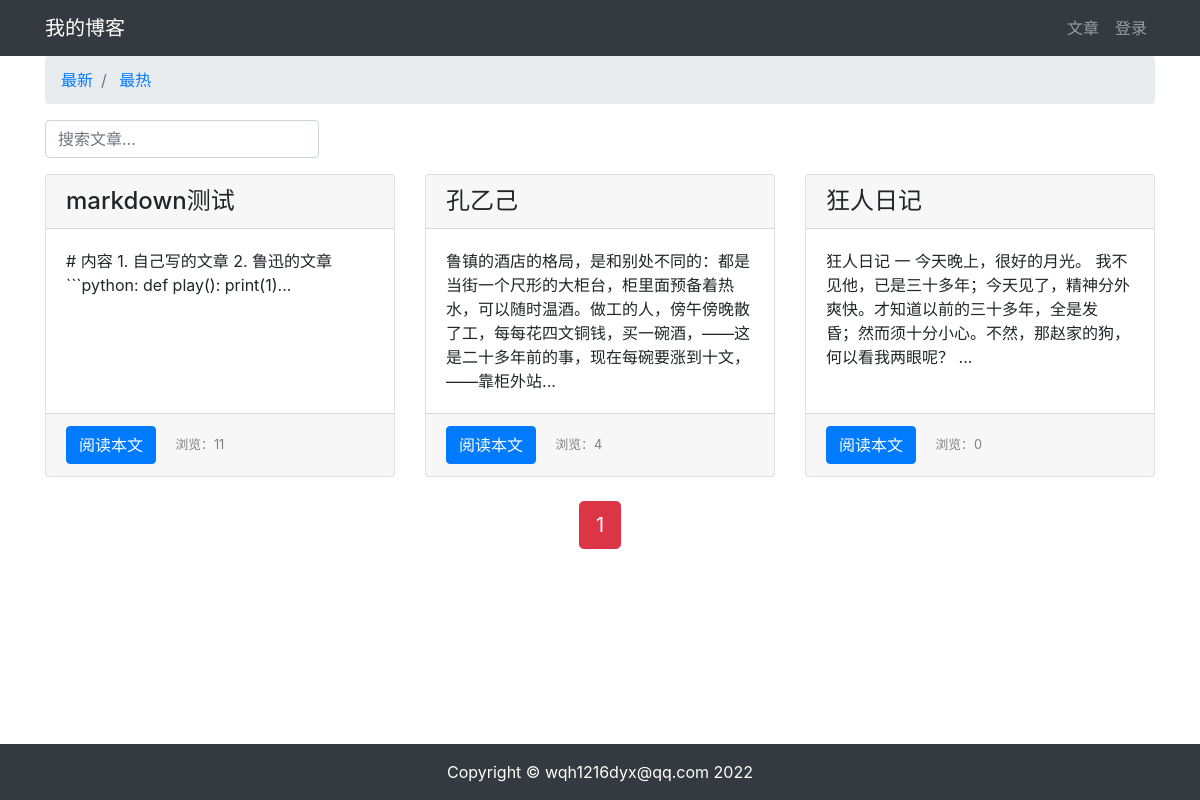
Page /article/article-list/ on the committed database.
### article/models.py (models this page shows, shortened)
class ArticlePost(models.Model):
    author = models.ForeignKey(User, on_delete=models.CASCADE)
    title = models.CharField(max_length=100)
    body = models.TextField()
    created = models.DateTimeField(default=timezone.now)
    updated = models.DateTimeField(auto_now=True)
    total_views = models.PositiveIntegerField(default=0)
    class Meta:
        ordering = ('-created', )

### article/views.py (the view)
# urls.py: path('article-list/', views.article_list, name='article_list'),
def article_list(request):
    search = request.GET.get('search')
    order = request.GET.get('order')
    if search:
        if order == 'total_views':
            articles_list = ArticlePost.objects.filter(
                Q(title__icontains=search) |
                Q(body__icontains=search)
            ).order_by('-total_views')
        else:
            articles_list = ArticlePost.objects.filter(
                Q(title__icontains=search) |
                Q(body__icontains=search)
            )
    else:
        search = ''
        if order == 'total_views':
            articles_list = ArticlePost.objects.all().order_by('-total_views')
        else:
            articles_list = ArticlePost.objects.all()
    paginator = Paginator(articles_list, 3)
    page = request.GET.get('page')
    articles = paginator.get_page(page)
    context = {'articles': articles, 'order': order, 'search': search}
    return render(request, 'article/list.html', context)

### templates/article/list.html (shortened to what this page needs)
<!DOCTYPE html>
{% extends "base.html" %}
{% load static %}
{% block content %}
    <div class="container">
        <nav aria-label="breadcrumb">
            <ol class="breadcrumb">
                <li class="breadcrumb-item">
                    <a href="{% url 'article:article_list' %}?search={{ search }}">
                        最新
                    </a>
                </li>
                <li class="breadcrumb-item">
                    <a href="{% url 'article:article_list' %}?order=total_views&search={{ search }}">
                        最热
                    </a>
                </li>
            </ol>
        </nav>
        <div class="row">
            <div class="col-auto mr-auto">
                <form class="form-inline">
                    <input type="text"
                        class="form-control mb-2 mr-sm-2"
                        name="search"
                        placeholder="搜索文章..."
                        required
                    >
                </form>
            </div>
        </div>
        <div class="row mt-2">
            {% for article in articles %}
            <div class="col-4 mb-4">
                <div class="card h-100">
                    <h4 class="card-header">{{ article.title }}</h4>
                    <div class="card-body">
                        <p class="card-text">{{ article.body | slice:'100' }}...</p>
                    </div>
                    <div class="card-footer">
                        <a href="{% url 'article:article_detail' article.id %}" class="btn btn-primary">阅读本文</a>
                        <span>
                            <small class="col align-self-end" style="color: gray;">
                                浏览：{{ article.total_views }}
                            </small>
                        </span>
                    </div>
                </div>
            </div>
            {% endfor %}
        </div>
        <div class="pagination row">
            <div class="m-auto">
                <span class="step-links">
                    <span class="current btn btn-danger btn-lg">
                        {{ articles.number }}
                    </span>
                </span>
            </div>
        </div>
    </div>
{% endblock content %}

### templates/base.html (shortened to what this page needs)
{% load static %}
<!DOCTYPE html>
<html lang="zh">
<head>
    <link rel="stylesheet" href="{% static 'bootstrap/css/bootstrap.min.css' %}">
    <link rel="stylesheet" href="{% static 'md_css/monokai.css' %}">
</head>
<body>
    {% include 'header.html' %}
    {% block content %}{% endblock content %}
    {% include 'footer.html' %}
</body>
</html>

### templates/header.html (shortened to what this page needs)
<!DOCTYPE html>
<html lang="zh">
<nav class="navbar navbar-expand-lg navbar-dark bg-dark">
    <div class="container">
        <a class="navbar-brand" href="#">我的博客</a>
        <div>
            <ul class="navbar-nav">
                <li class="nav-item">
                    <a class="nav-link" href="{% url 'article:article_list' %}">文章</a>
                </li>
                {% if user.is_authenticated %}
                    <li class="nav-item">
                        <a class="nav-link" href="{% url 'article:article_create' %}">写文章</a>
                    </li>
                    <li class="nav-item dropdown">
                        <a class="nav-link dropdown-toggle" href="#" id="navbarDropdown" role="button" data-toggle="dropdown" aria-haspopup="true" aria-expanded="false">
                            {{ user.username }}
                        </a>
                    <div class="dropdown-menu" aria-labelledby="navbarDropdown">
                        <a class="dropdown-item" href="{% url 'userprofile:edit' user.id %}">个人信息</a>
                        <a class="dropdown-item" href="#" onclick="user_delete()">删除用户</a>
                        <a class="dropdown-item" href="{% url 'userprofile:logout' %}">退出登录</a>
                    </div>
                {% else %}
                    <li class="nav-item">
                        <a class="nav-link" href="{% url 'userprofile:login' %}">登录</a>
                    </li>
                {% endif %}
            </ul>
        </div>
    </div>
</nav>

### templates/footer.html
<!DOCTYPE html>
<html lang="zh">
{% load static %}
<div>
    <br><br><br>
</div>
<footer class="py-3 bg-dark fixed-bottom">
    <div class="container">
        <p class="m-0 text-center text-white">Copyright &copy; wqh1216dyx@qq.com 2022</p>
    </div>
</footer>

### rows in the picture
ArticlePost: title "markdown测试", body "# 内容 1. 自己写的文章 2. 鲁迅的文章 ```python: def play(): print(1)", total_views "11"
ArticlePost: title "孔乙己", body "鲁镇的酒店的格局，是和别处不同的：都是当街一个尺形的大柜台，柜里面预备着热水，可以随时温酒。做工的人，傍午傍晚散了工，每每花四文铜钱，买一碗酒，——这是二十多年前的事，现在每碗要涨到十文，——靠柜外站", total_views "4"
ArticlePost: title "狂人日记", body "狂人日记 一 今天晚上，很好的月光。 我不见他，已是三十多年；今天见了，精神分外爽快。才知道以前的三十多年，全是发 昏；然而须十分小心。不然，那赵家的狗，何以看我两眼呢？", total_views "0"

### other values in the picture
{{ articles.number }} "1"
